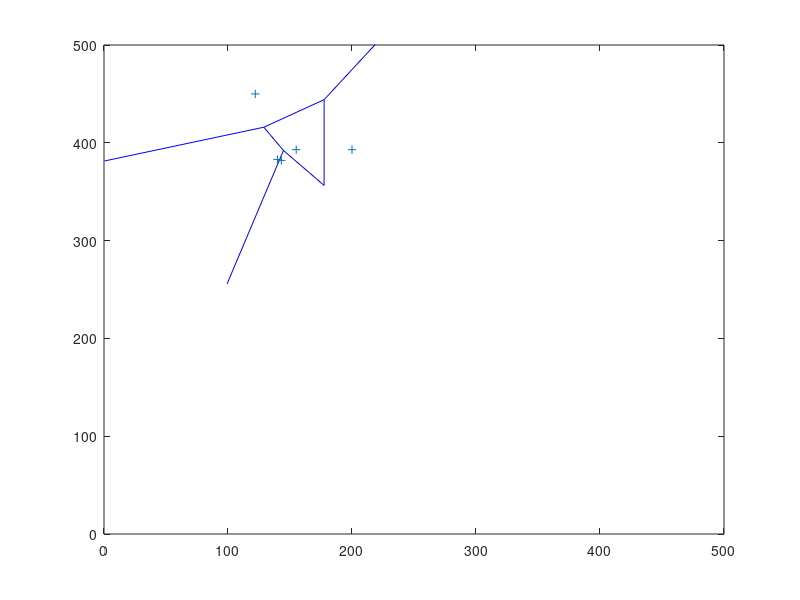

This chart was generated by the following MATLAB code: (Note: this script raises an error after producing the figure.)
points = [   
   122   50
   155   107
   143   118
   140   117
   200   107];
voronoi(points(:,1),500-points(:,2))
axis([0 500 0 500])
triPoints = [
    points(2,:)
    points(4,:)
    points(5,:)
    ];
exCircle(triPoints)